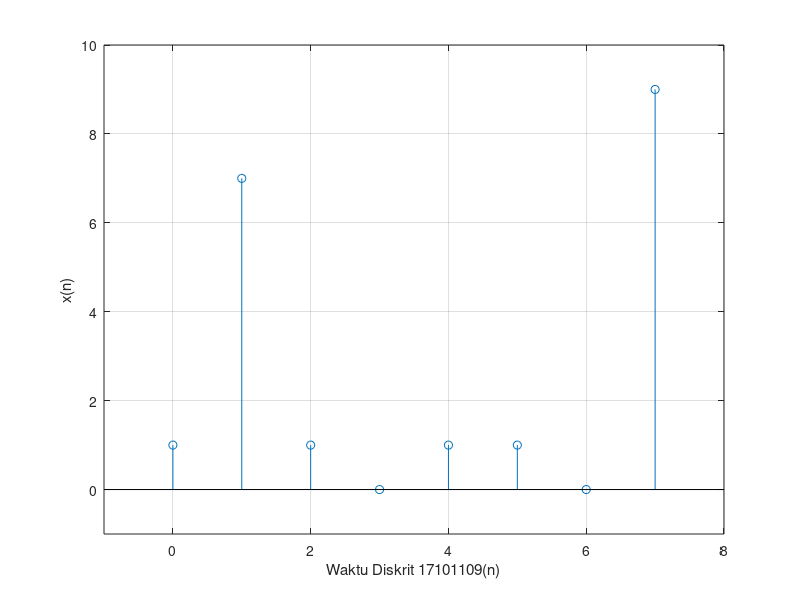

Here is the MATLAB script that generated this plot:
xn = [1 7 1 0 1 1 0 9];
n = [0 1 2 3 4 5 6 7];
figure (1);
stem (n,xn);
axis([-1 8 -1 10]);
grid on;
xlabel('Waktu Diskrit 17101109(n)');
ylabel('x(n)');

% HASIL DATA ke-1 : 1. Sesuai Modul 2.Menggunakan NIM
% xn Diganti dengan NIM 
% n = [0 1 2 3 4 5 6 7];
% Perbandingan dari latihan1 
% axis ([xmin xmax ymin ymax]) memberikan range tampilan suatu flot (tidak
% merubah nilai)
%ref : https://www.advernesia.com/blog/matlab/membuat-judul-label-axis-dan-legenda-grafik-matlab/